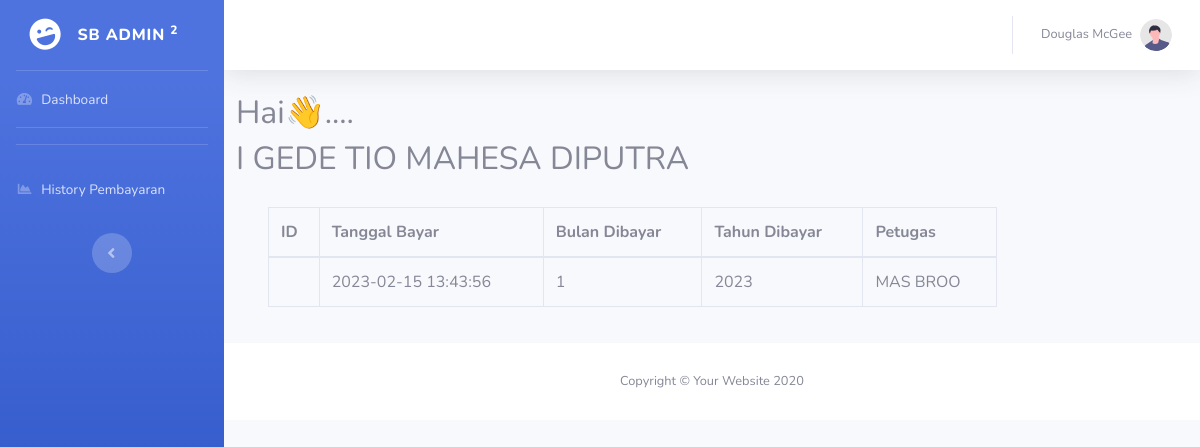
/public/home/index (signed in), run on an earlier commit of the app's database.
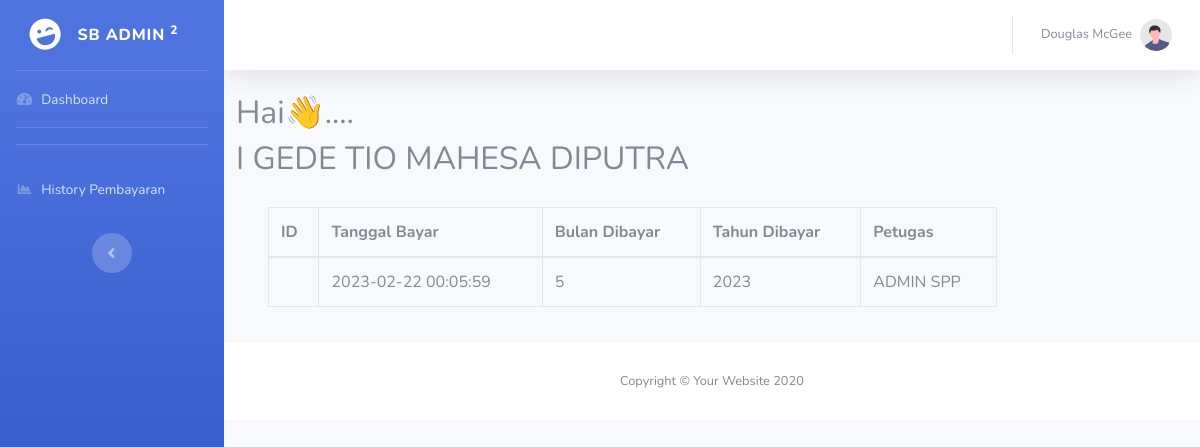
And on a later commit of the database.
### tables this page shows
CREATE TABLE `transaksi` (
  `id` int(11) NOT NULL,
  `tanggal_bayar` datetime NOT NULL,
  `bulan_dibayar` int(2) NOT NULL,
  `tahun_dibayar` int(4) NOT NULL,
  `siswa_id` int(11) NOT NULL,
  `petugas_id` int(11) NOT NULL,
  `pembayaran_id` int(11) NOT NULL
);

CREATE TABLE `petugas` (
  `id` int(11) NOT NULL,
  `nama` varchar(50) NOT NULL,
  `pengguna_id` int(11) NOT NULL
);

### app/core/Controller.php (called while the page is built, shortened)
<?php
class Controller{
    protected function view($view, $data=[]){
        require_once "../app/views/".$view.".php";
    }
    protected function model($model){
        return new $model;
    }
}

### app/controllers/Home.php (called while the page is built, shortened)
<?php
class Home extends Controller{
    public function index(){
        $data['judul'] = 'Student';
        $data['siswa'] = $this->model('Siswa_model')->getSiswaByIdSession($_SESSION['id']);
        $data['history'] = $this->model('Transaksi_model')->getHistoryById($data['siswa']['id_siswa']);
        $this->view('home/index',$data);
    }
}

### app/core/App.php (called while the page is built, shortened)
<?php
class App{
    private $method = 'index';
    private $params = [];
    public function __construct()
    {
        $url = $this->parseURL();
        if(file_exists('../app/controllers/'.$url[0].'.php')){
            unset($url[0]);
        }
        $this->controller = new $this->controller;
        if(isset($url[1])){
            $this->method = $url[1];
        }
        call_user_func_array([$this->controller,$this->method], $this->params);
    }
    public function parseURL(){
        if (isset($_GET['url'])) {
            $url = rtrim($_GET['url'], '/');
            $url = filter_var($url, FILTER_SANITIZE_URL);
            $url = explode('/', $url);
            return $url;
        }
    }
}

### public/index.php (called while the page is built, shortened)
<?php
$app = new App();

### app/core/Database.php (called while the page is built, shortened)
<?php
class Database{
    private $host = DB_HOST;
    private $user = DB_USER;
    private $pass = DB_PASS;
    private $db_name = DB_NAME;
    private $dbh;
    private $stmt;
    public function __construct()
    {
        $dsn ='mysql:host='.$this->host.';dbname='. $this->db_name;
        $option = [
            PDO::ATTR_PERSISTENT => true,
            PDO::ATTR_ERRMODE => PDO::ERRMODE_EXCEPTION
        ];
        try{
            $this->dbh = new PDO($dsn, $this->user, $this->pass, $option);
        }catch(Exception $e){
            die($e->getMessage());
        }
    }
    public function query($query){
        $this->stmt = $this->dbh->prepare($query);
    }
    public function bind($param,$value, $type=null){
        if (is_null($type)) {
            switch(true){
                case is_int($value):
                    $type = PDO::PARAM_INT;
                    break;
            }
        }
        $this->stmt->bindValue($param,$value,$type);
    }
    public function execute(){
        $this->stmt->execute();
    }
    public function singleSet(){
        $this->execute();
        return $this->stmt->fetch(PDO::FETCH_ASSOC);
    }
}

### app/models/Siswa_model.php (called while the page is built, shortened)
<?php
class Siswa_model{
    private $db;
    public function __construct()
    {
        $this->db = new Database;
    }
    public function getSiswaByIdSession($id){
        $query = "SELECT siswa.id AS id_siswa, siswa.nama AS nama_siswa FROM `pengguna` INNER JOIN siswa ON pengguna.id = siswa.pengguna_id WHERE pengguna.id =:id";
        $this->db->query($query);
        $this->db->bind('id',$id);
        return $this->db->singleSet();
    }
}

### app/models/Transaksi_model.php (called while the page is built, shortened)
<?php
class Transaksi_model{
    private $db;
    public function __construct()
    {
        $this->db = new Database;
    }
    public function getHistoryById($id){
         $query = "SELECT transaksi.tanggal_bayar, transaksi.bulan_dibayar, transaksi.tahun_dibayar, petugas.nama FROM `transaksi` INNER JOIN petugas on transaksi.petugas_id = petugas.id INNER JOIN siswa ON transaksi.siswa_id = siswa.id WHERE transaksi.siswa_id = :id";
         $this->db->query($query);
         $this->db->bind('id', $id);
         return $this->db->singleSet();
    }
}

### app/views/home/index.php (the view)
<div class="container">
    <div class="row">
        <h2>Hai👋.... <span class="d-block mt-2"><?= $data['siswa']['nama_siswa']; ?></span></h2>
        <div class="col-10">
            <div class="card-body">
                <div class="table-responsive">
                    <table class="table table-bordered" id="dataTable" width="100%" cellspacing="0">
                        <thead>
                            <tr>
                                <th>ID</th>
                                <th>Tanggal Bayar</th>
                                <th>Bulan Dibayar</th>
                                <th>Tahun Dibayar</th>
                                <th>Petugas</th>
                            </tr>
                        </thead>
                        <tbody>
                            <tr>
                                <td></td>
                                <td><?= $data['history']['tanggal_bayar']; ?></td>
                                <td><?= $data['history']['bulan_dibayar']; ?></td>
                                <td><?= $data['history']['tahun_dibayar']; ?></td>
                                <td><?= $data['history']['nama']; ?></td>
                            </tr>
                        </tbody>
                    </table>
                </div>
            </div>
        </div>
    </div>
</div>

What changed in the data, as far as the page shows it:
no longer on this page (row unchanged): transaksi: tanggal_bayar "2023-02-15 13:43:56", bulan_dibayar "1", tahun_dibayar "2023", petugas.nama "MAS BROO"
added transaksi: tanggal_bayar "2023-02-22 00:05:59", bulan_dibayar "5", tahun_dibayar "2023"
now on this page (row unchanged): petugas: nama "ADMIN SPP"
